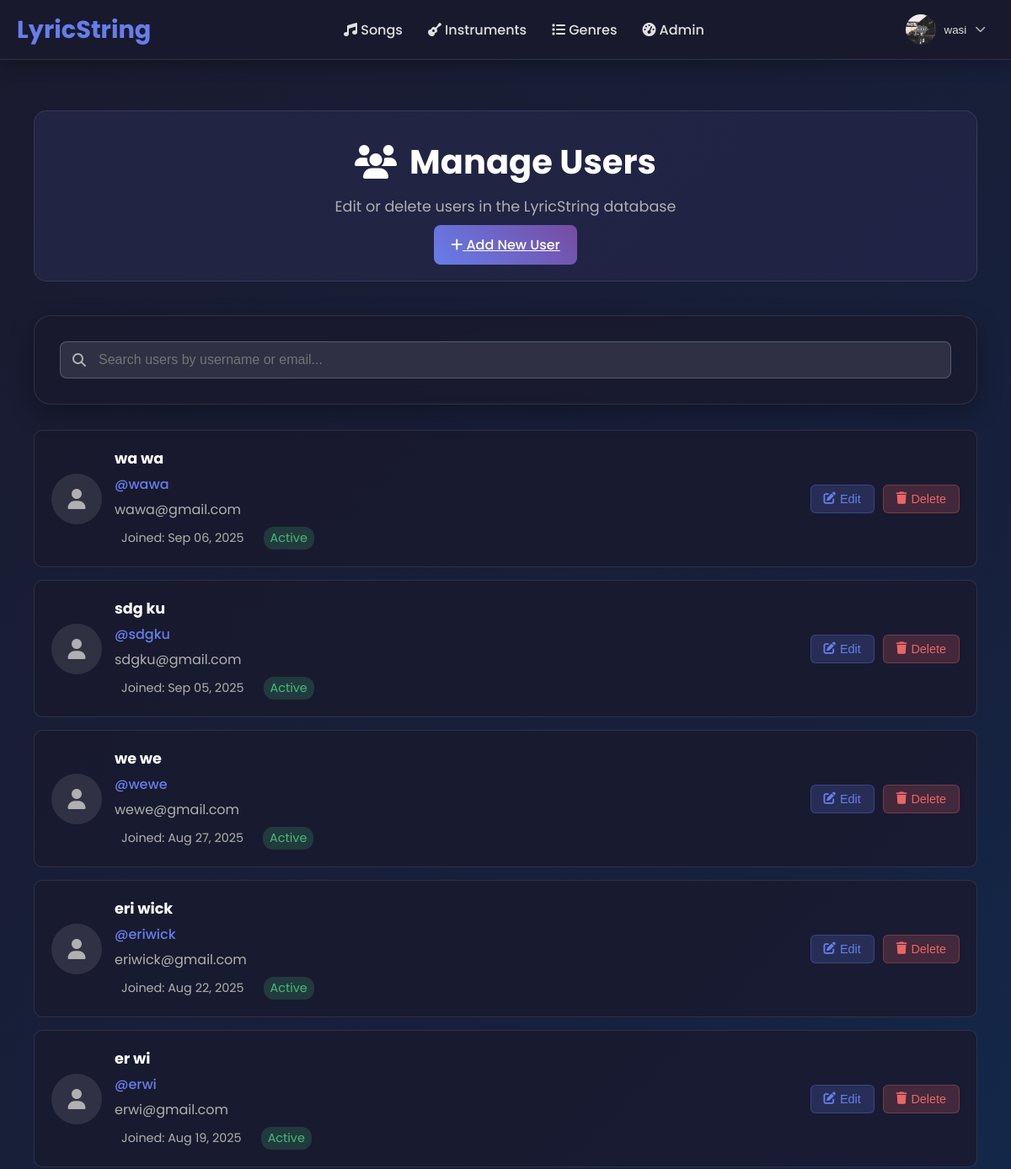
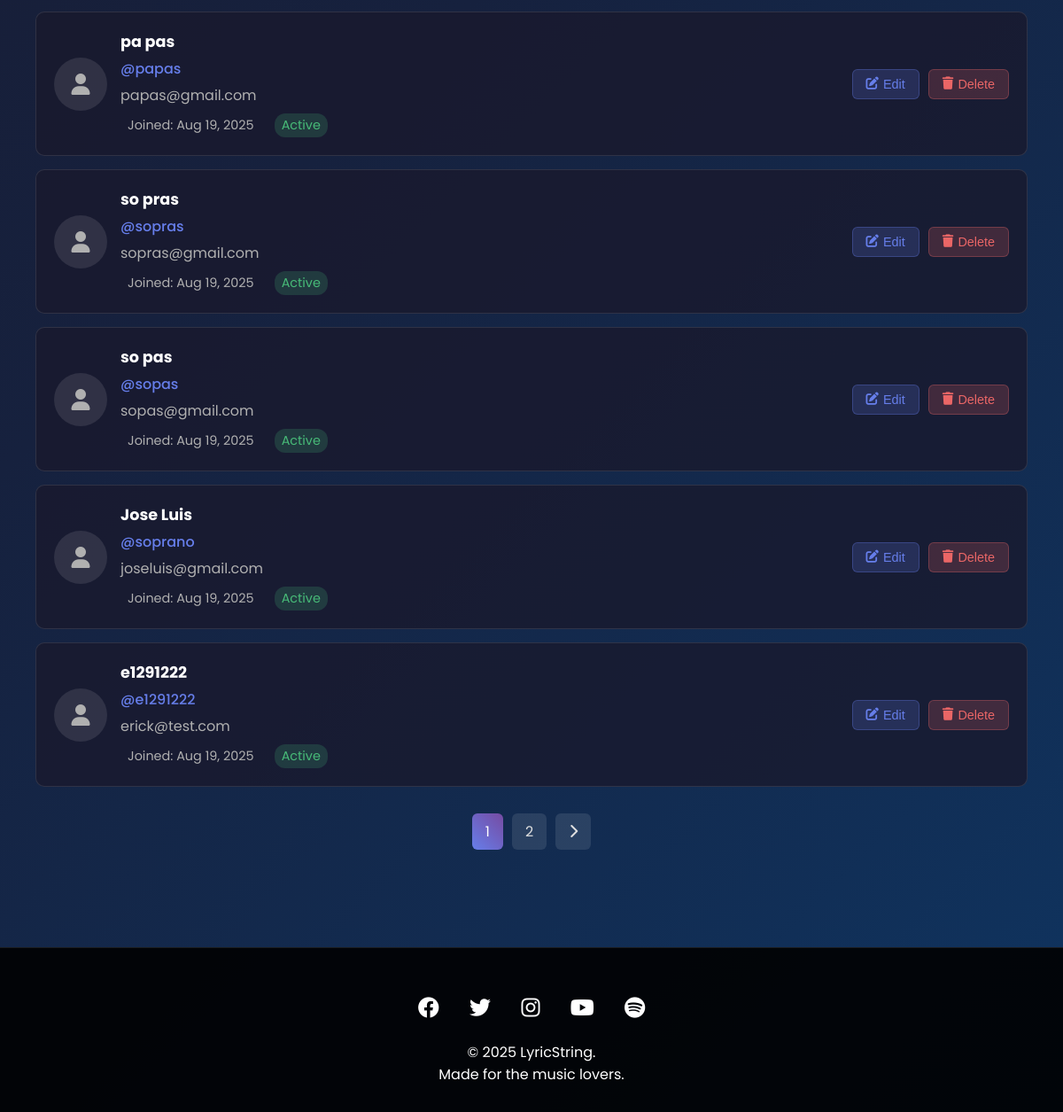
The app's page /users/ (signed in), older data (2 pictures, top to bottom).
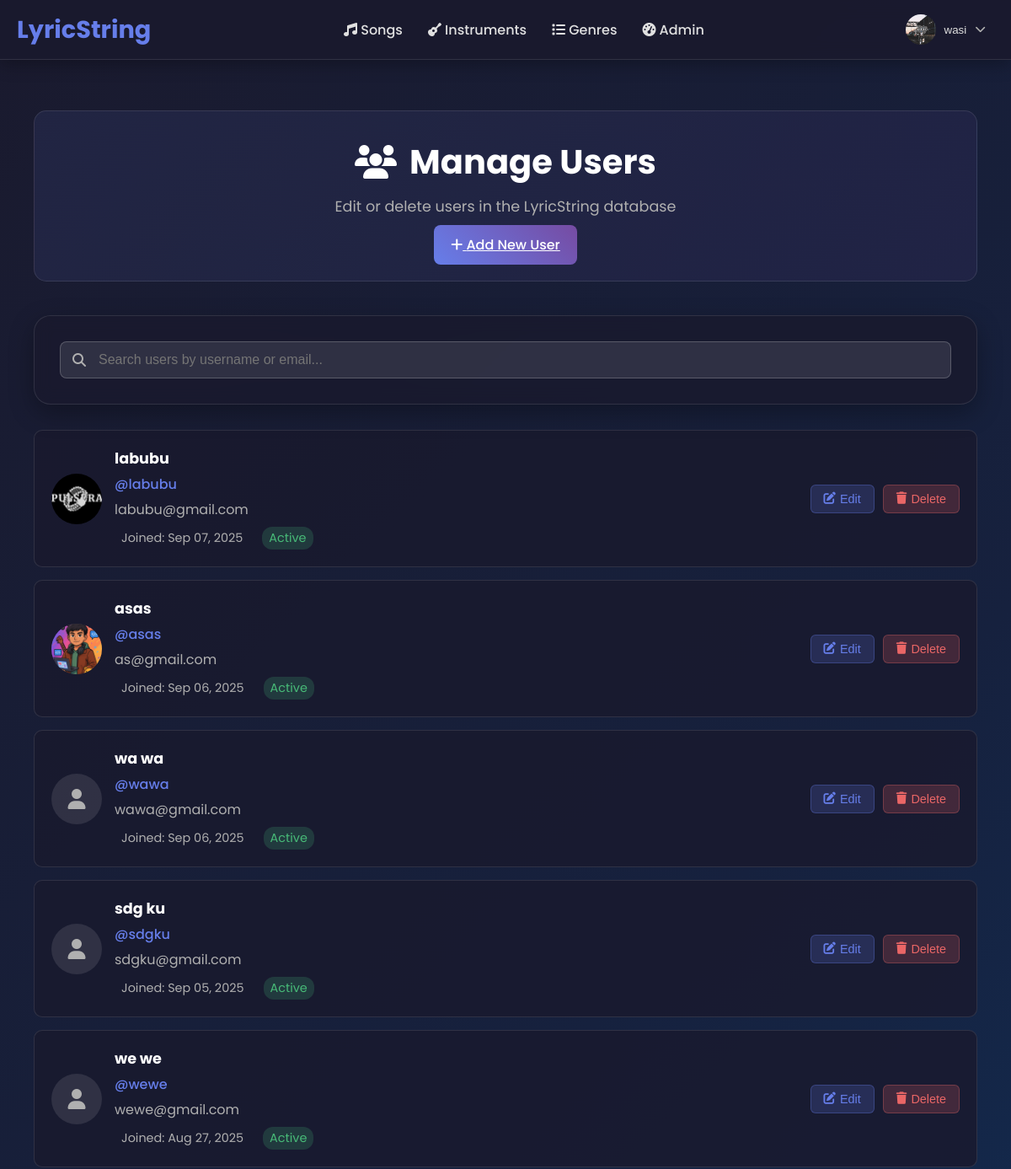
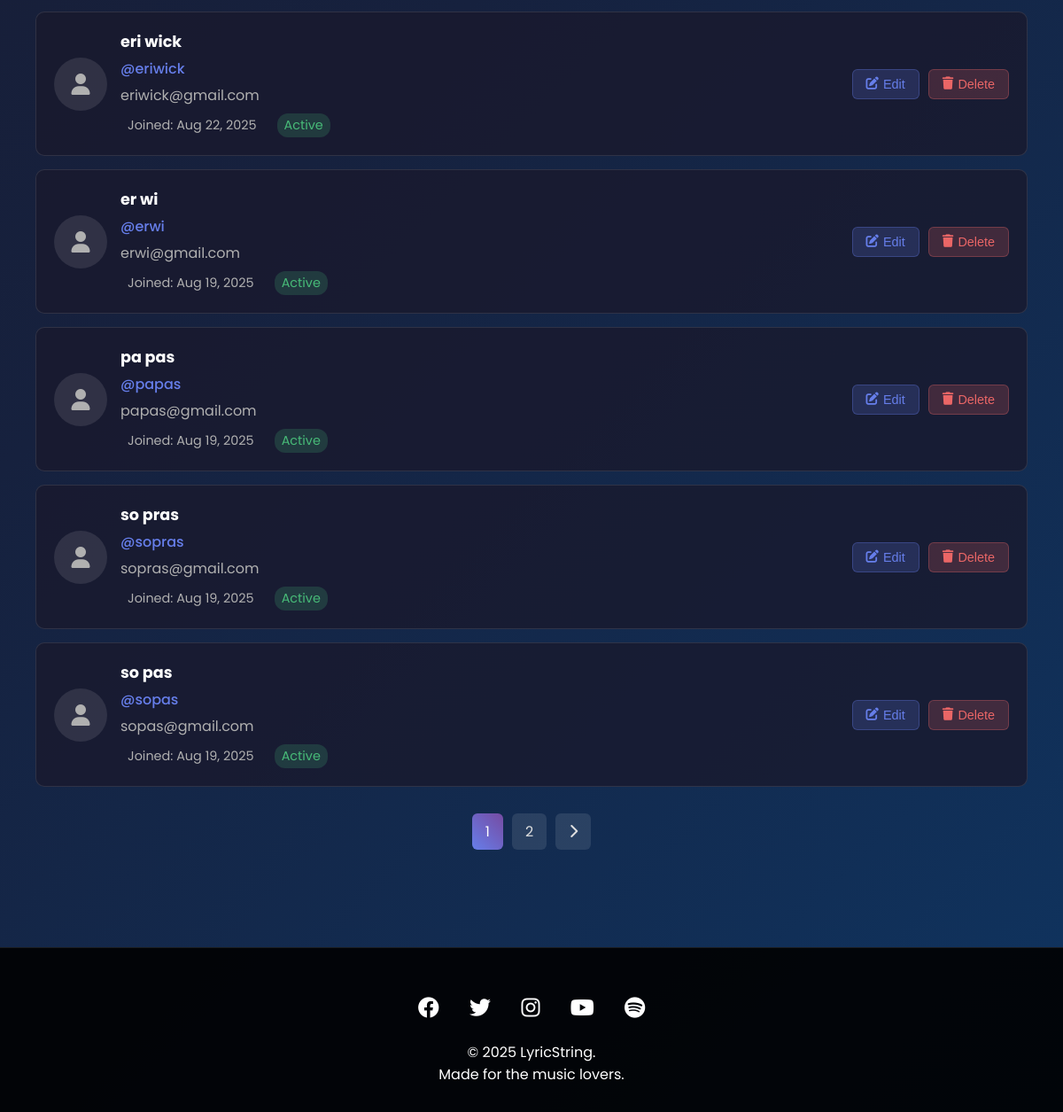
The same page, newer data (2 pictures, top to bottom).
### users/models.py (models this page shows, shortened)
class CustomUser(AbstractUser):
    username = models.CharField(
        max_length=150,
        unique=True,
        help_text='Required. 150 characters or fewer. Letters, digits and @/./+/-/_ only.',
        validators=[AbstractUser.username_validator],
        error_messages={
            'unique': "A user with that username already exists.",
        },
    )
    bio = models.TextField(blank=True)
    profile_picture = models.ImageField(upload_to='profile_pics/', blank=True)
    location = models.CharField(max_length=100, blank=True)
    website = models.URLField(blank=True)
    social_media = models.CharField(max_length=100, blank=True)
    skill_level = models.CharField(max_length=20, choices=[
        ('beginner', 'Beginner'),
        ('intermediate', 'Intermediate'),
        ('advanced', 'Advanced'),
        ('professional', 'Professional')
    ], default='beginner')
    groups = models.ManyToManyField(
        'auth.Group',
        verbose_name='groups',
        blank=True,
        help_text='The groups this user belongs to. A user will get all permissions granted to each of their groups.',
        related_name="customuser_set",
        related_query_name="user",
    )
    user_permissions = models.ManyToManyField(
        'auth.Permission',
        verbose_name='user permissions',
        blank=True,
        help_text='Specific permissions for this user.',
        related_name="customuser_set",
        related_query_name="user",
    )

### users/views.py (the view)
# urls.py: path('users/', views.manage_users_view, name='manage_users'),
@staff_member_required
def manage_users_view(request):
    users = CustomUser.objects.all().order_by('-date_joined')
    paginator = Paginator(users, 10)
    page_number = request.GET.get('page')
    page_obj = paginator.get_page(page_number)
    context = {
        'all_users': page_obj,
    }
    return render(request, 'users/manage_users.html', context)

### templates/users/manage_users.html (shortened to what this page needs)
{% extends "base.html" %}
{% load static %}
{% block extra_css %}
<link rel="stylesheet" href="{% static 'css/admin_edit_song.css' %}">
{% endblock %}
{% block content %}
<div class="admin-container">
    <div class="admin-header">
        <h1><i class="fas fa-users"></i> Manage Users</h1>
        <p>Edit or delete users in the LyricString database</p>
        <div style="margin-top: 20px;">
            <a href="{% url 'add_user' %}" class="modal-btn primary">
                <i class="fas fa-plus"></i>
                Add New User
            </a>
        </div>
    </div>
    <div class="search-section">
        <div class="search-box">
            <i class="fas fa-search"></i>
            <input type="text" id="userSearch" placeholder="Search users by username or email...">
        </div>
    </div>
    <div class="users-list">
        {% for user in all_users %}
        <div class="user-item" data-username="{{ user.username|lower }}" data-email="{{ user.email|lower }}">
            <div class="user-info">
                <div class="user-avatar">
                    {% if user.profile_picture %}
                    <img src="{{ user.profile_picture.url }}" alt="{{ user.username }}">
                    {% else %}
                    <i class="fas fa-user"></i>
                    {% endif %}
                </div>
                <div class="user-details">
                    <h3>{{ user.get_full_name|default:user.username }}</h3>
                    <p class="username">@{{ user.username }}</p>
                    <p class="email">{{ user.email }}</p>
                    <div class="user-meta">
                        <span class="joined">Joined: {{ user.date_joined|date:"M d, Y" }}</span>
                        <span class="status {% if user.is_active %}active{% else %}inactive{% endif %}">
                            {% if user.is_active %}Active{% else %}Inactive{% endif %}
                        </span>
                    </div>
                </div>
            </div>
            <div class="user-actions">
                <button class="btn-edit" onclick="editUser({{ user.id }})">
                    <i class="fas fa-edit"></i> Edit
                </button>
                <button class="btn-delete" onclick="confirmDelete({{ user.id }}, '{{ user.username|escapejs }}')">
                    <i class="fas fa-trash"></i> Delete
                </button>
            </div>
        </div>
        {% endfor %}
    </div>
    {% if all_users.has_other_pages %}
    <div class="pagination">
        {% for num in all_users.paginator.page_range %}
            {% if all_users.number == num %}
            <span class="page-link current">{{ num }}</span>
            {% else %}
            <a href="?page={{ num }}" class="page-link">{{ num }}</a>
            {% endif %}
        {% endfor %}
        {% if all_users.has_next %}
        <a href="?page={{ all_users.next_page_number }}" class="page-link">
            <i class="fas fa-chevron-right"></i>
        </a>
        {% endif %}
    </div>
    {% endif %}
</div>
{% endblock %}

Row changes from the older to the newer data that the page shows:
no longer on this page (row unchanged): CustomUser: get_full_name "Jose Luis", username "soprano", email "joseluis@gmail.com", date_joined "Aug 19, 2025", is_active "Active"
no longer on this page (row unchanged): CustomUser: get_full_name "e1291222", username "e1291222", email "erick@test.com", date_joined "Aug 19, 2025", is_active "Active"
added CustomUser: profile_picture (picture), get_full_name "labubu", username "labubu", email "labubu@gmail.com", date_joined "Sep 07, 2025", is_active "Active"
added CustomUser: profile_picture (picture), get_full_name "asas", username "asas", email "as@gmail.com", date_joined "Sep 06, 2025", is_active "Active"
